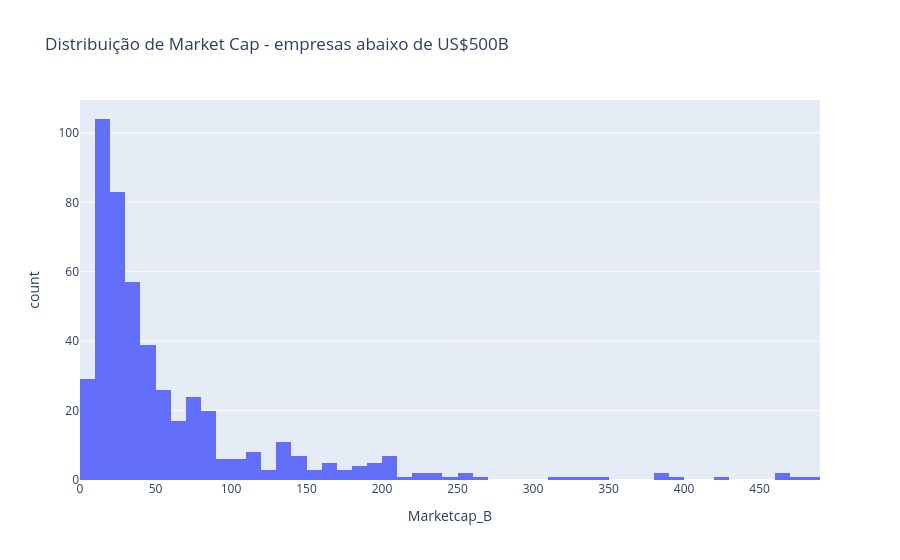

Notebook code cell kept with this figure:
### Markdown cell above
### Distribuição de Market Cap (Valor de Mercado)

- A enorme maioria das 500 empresas tem market cap abaixo de ~200B
- Existem pouquíssimas empresas com market cap acima de 1000B (1T) e chegam até ~3500B (3.5T)
- O gráfico mostra que o S&P 500 não é equilibrado: é dominado por um punhado de gigantes enquanto a maior parte das empresas é relativamente pequena

### Code cell
df_filtered = df[df['Marketcap_B'] < 500]

fig = px.histogram(df_filtered, x='Marketcap_B', nbins=50,
                   title='Distribuição de Market Cap - empresas abaixo de US$500B')
fig.show()

### Figure 1 — Plotly figure (JSON) as saved in the notebook; plotly's stock layout.template omitted (floating-point values rounded to 4 significant figures; data arrays with more than 128 entries replaced by an {"elided": "..."} marker saying what was removed)
{"data": [{"bingroup": "x", "hovertemplate": "Marketcap_B=%{x}<br>count=%{y}<extra></extra>", "legendgroup": "", "marker": {"color": "#636efa", "pattern": {"shape": ""}}, "name": "", "nbinsx": 50, "orientation": "v", "showlegend": false, "type": "histogram", "x": {"elided": "488 float values"}, "xaxis": "x", "yaxis": "y"}], "layout": {"barmode": "relative", "legend": {"tracegroupgap": 0}, "title": {"text": "Distribuição de Market Cap - empresas abaixo de US$500B"}, "xaxis": {"anchor": "y", "domain": [0, 1], "title": {"text": "Marketcap_B"}}, "yaxis": {"anchor": "x", "domain": [0, 1], "title": {"text": "count"}}}}
